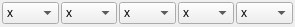
<?xml version="1.0" encoding="UTF-8"?>
<ui version="4.0">
 <class>MKBExSubclassPopup</class>
 <widget class="QWidget" name="MKBExSubclassPopup">
  <property name="geometry">
   <rect>
    <x>0</x>
    <y>0</y>
    <width>295</width>
    <height>27</height>
   </rect>
  </property>
  <property name="windowTitle">
   <string>Form</string>
  </property>
  <layout class="QGridLayout" name="gridLayout">
   <property name="margin">
    <number>2</number>
   </property>
   <property name="spacing">
    <number>2</number>
   </property>
   <item row="2" column="0">
    <spacer name="verticalSpacer">
     <property name="orientation">
      <enum>Qt::Vertical</enum>
     </property>
     <property name="sizeHint" stdset="0">
      <size>
       <width>20</width>
       <height>40</height>
      </size>
     </property>
    </spacer>
   </item>
   <item row="0" column="3">
    <widget class="CRBMKBExSubclassComboBox" name="cmbC9">
     <property name="sizePolicy">
      <sizepolicy hsizetype="MinimumExpanding" vsizetype="Fixed">
       <horstretch>0</horstretch>
       <verstretch>0</verstretch>
      </sizepolicy>
     </property>
     <item>
      <property name="text">
       <string>x</string>
      </property>
     </item>
     <item>
      <property name="text">
       <string>6</string>
      </property>
     </item>
     <item>
      <property name="text">
       <string>7</string>
      </property>
     </item>
     <item>
      <property name="text">
       <string>8</string>
      </property>
     </item>
     <item>
      <property name="text">
       <string>9</string>
      </property>
     </item>
     <item>
      <property name="text">
       <string>10</string>
      </property>
     </item>
    </widget>
   </item>
   <item row="0" column="0">
    <widget class="CRBMKBExSubclassComboBox" name="cmbC6">
     <property name="sizePolicy">
      <sizepolicy hsizetype="MinimumExpanding" vsizetype="Fixed">
       <horstretch>0</horstretch>
       <verstretch>0</verstretch>
      </sizepolicy>
     </property>
     <item>
      <property name="text">
       <string>x</string>
      </property>
     </item>
     <item>
      <property name="text">
       <string>6</string>
      </property>
     </item>
     <item>
      <property name="text">
       <string>7</string>
      </property>
     </item>
     <item>
      <property name="text">
       <string>8</string>
      </property>
     </item>
     <item>
      <property name="text">
       <string>9</string>
      </property>
     </item>
     <item>
      <property name="text">
       <string>10</string>
      </property>
     </item>
    </widget>
   </item>
   <item row="0" column="1">
    <widget class="CRBMKBExSubclassComboBox" name="cmbC7">
     <property name="sizePolicy">
      <sizepolicy hsizetype="MinimumExpanding" vsizetype="Fixed">
       <horstretch>0</horstretch>
       <verstretch>0</verstretch>
      </sizepolicy>
     </property>
     <item>
      <property name="text">
       <string>x</string>
      </property>
     </item>
     <item>
      <property name="text">
       <string>6</string>
      </property>
     </item>
     <item>
      <property name="text">
       <string>7</string>
      </property>
     </item>
     <item>
      <property name="text">
       <string>8</string>
      </property>
     </item>
     <item>
      <property name="text">
       <string>9</string>
      </property>
     </item>
     <item>
      <property name="text">
       <string>10</string>
      </property>
     </item>
    </widget>
   </item>
   <item row="0" column="2">
    <widget class="CRBMKBExSubclassComboBox" name="cmbC8">
     <property name="sizePolicy">
      <sizepolicy hsizetype="MinimumExpanding" vsizetype="Fixed">
       <horstretch>0</horstretch>
       <verstretch>0</verstretch>
      </sizepolicy>
     </property>
     <item>
      <property name="text">
       <string>x</string>
      </property>
     </item>
     <item>
      <property name="text">
       <string>6</string>
      </property>
     </item>
     <item>
      <property name="text">
       <string>7</string>
      </property>
     </item>
     <item>
      <property name="text">
       <string>8</string>
      </property>
     </item>
     <item>
      <property name="text">
       <string>9</string>
      </property>
     </item>
     <item>
      <property name="text">
       <string>10</string>
      </property>
     </item>
    </widget>
   </item>
   <item row="0" column="4">
    <widget class="CRBMKBExSubclassComboBox" name="cmbC10">
     <property name="sizePolicy">
      <sizepolicy hsizetype="MinimumExpanding" vsizetype="Fixed">
       <horstretch>0</horstretch>
       <verstretch>0</verstretch>
      </sizepolicy>
     </property>
     <item>
      <property name="text">
       <string>x</string>
      </property>
     </item>
     <item>
      <property name="text">
       <string>6</string>
      </property>
     </item>
     <item>
      <property name="text">
       <string>7</string>
      </property>
     </item>
     <item>
      <property name="text">
       <string>8</string>
      </property>
     </item>
     <item>
      <property name="text">
       <string>9</string>
      </property>
     </item>
     <item>
      <property name="text">
       <string>10</string>
      </property>
     </item>
    </widget>
   </item>
  </layout>
 </widget>
 <customwidgets>
  <customwidget>
   <class>CRBMKBExSubclassComboBox</class>
   <extends>QComboBox</extends>
   <header>library/RBMKBExSubclassComboBox.h</header>
  </customwidget>
 </customwidgets>
 <resources/>
 <connections/>
</ui>
